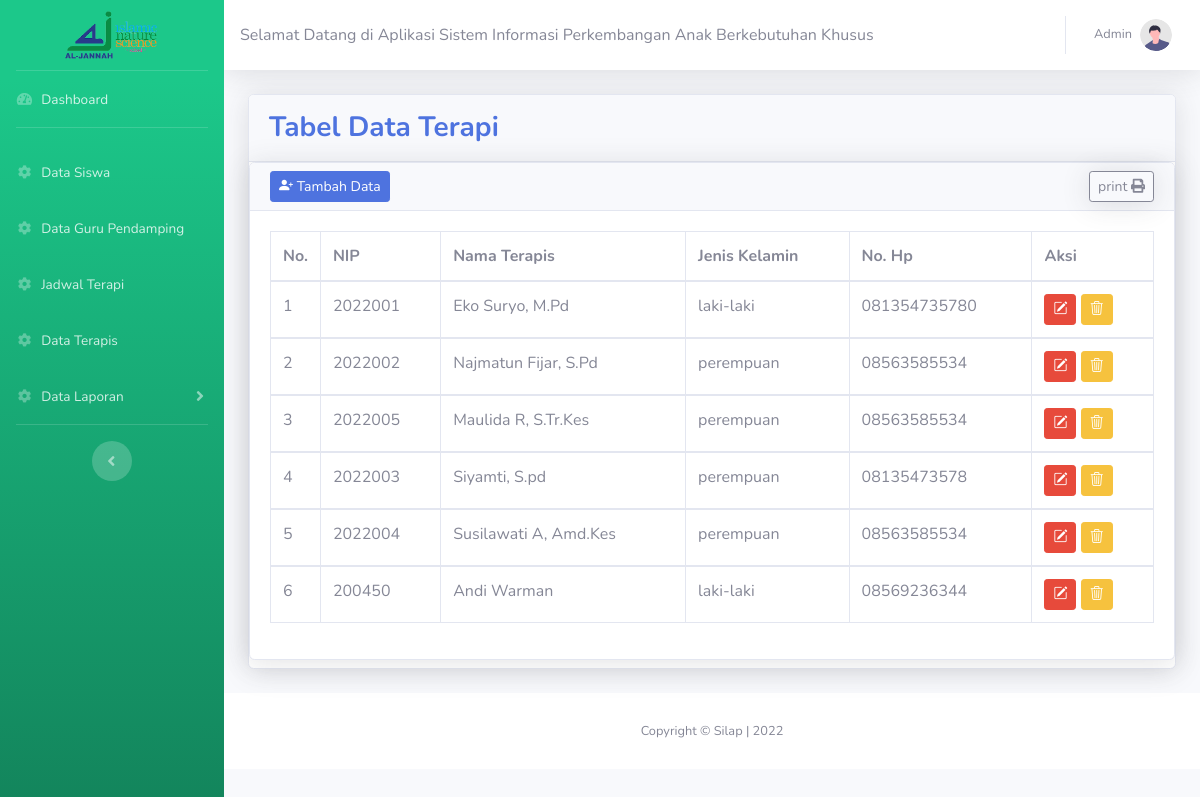
The page /terapi/tampil.php on the database its author committed.
### tables this page shows
CREATE TABLE `terapi` (
  `id_terapi` int(11) NOT NULL,
  `nip` varchar(10) NOT NULL,
  `nama_terapi` varchar(50) NOT NULL,
  `jk` enum('laki-laki','perempuan') NOT NULL,
  `notelp` varchar(15) NOT NULL
);

### terapi/tampil.php (the view, shortened to what this page needs)
<?php
include '../config/koneksi.php';
?>
<!DOCTYPE html>
<html lang="en">
<head>
  <?php require_once '../include/head.php' ?>
</head>
<body id="page-top">
  <div id="wrapper">
    <?php
    include "../include/sidebar.php";
    ?>
    <div id="content-wrapper" class="d-flex flex-column">
      <div id="content">
        <?php
        include "../include/topbar.php";
        ?>
        <div class="container-fluid">
          <div class="card shadow mb-4">
            <div class="card-header py-3">
              <h3 class="m-0 font-weight-bold text-primary">Tabel Data Terapi</h3>
            </div>
            <div class="card shadow mb-2">
              <div class="card-header py-2">
                <a href="create.php" class="btn btn-primary btn-sm "><i class="bi bi-person-plus-fill"></i> Tambah Data</a>
                <button onclick="window.print()" class="btn btn-outline-secondary btn-sm shadow float-right">print <i class="fa fa-print"></i></button>
              </div>
              <div class="card-body">
                <div class="table-responsive">
                  <table class="table table-bordered" width="100%" cellspacing="0">
                    <thead>
                      <tr>
                        <th width="5px">No.</th>
                        <th>NIP</th>
                        <th>Nama Terapis</th>
                        <th>Jenis Kelamin</th>
                        <th>No. Hp</th>
                        <th>Aksi</th>
                      </tr>
                    </thead>
                    <?php
                    $query = "SELECT * FROM terapi";
                    $result = mysqli_query($koneksi, $query);
                    $no = 1;
                    while ($data = mysqli_fetch_assoc($result)) {
                    ?>
                      <tbody>
                        <tr>
                          <td><?= $no; ?> </td>
                          <td><?= $data['nip'] ?></td>
                          <td><?= $data['nama_terapi'] ?></td>
                          <td><?= $data['jk'] ?></td>
                          <td><?= $data['notelp'] ?></td>
                          <td>
                            <a href="edit.php?id_terapi=<?= $data['id_terapi'] ?>" class="btn btn-danger btn-sm"><i class="bi bi-pencil-square"></i></a>
                            <a href="hapus.php?id=<?= $data['id'] ?>" class="btn btn-warning btn-sm"><i class="bi bi-trash3"></i></a>
                          </td>
                        </tr>
                      </tbody>
                    <?php
                      $no++;
                    }
                    ?>
                  </table>
                </div>
              </div>
            </div>
          </div>
        </div>
        <?php require_once '../include/footer.php' ?>
      </div>
    </div>
</body>
</html>

### rows shown on the page
terapi: nip "2022001", nama_terapi "Eko Suryo, M.Pd", jk "laki-laki", notelp "081354735780"
terapi: nip "2022002", nama_terapi "Najmatun Fijar, S.Pd", jk "perempuan", notelp "08563585534"
terapi: nip "2022005", nama_terapi "Maulida R, S.Tr.Kes", jk "perempuan", notelp "08563585534"
terapi: nip "2022003", nama_terapi "Siyamti, S.pd", jk "perempuan", notelp "08135473578"
terapi: nip "2022004", nama_terapi "Susilawati A, Amd.Kes", jk "perempuan", notelp "08563585534"
terapi: nip "200450", nama_terapi "Andi Warman", jk "laki-laki", notelp "08569236344"
